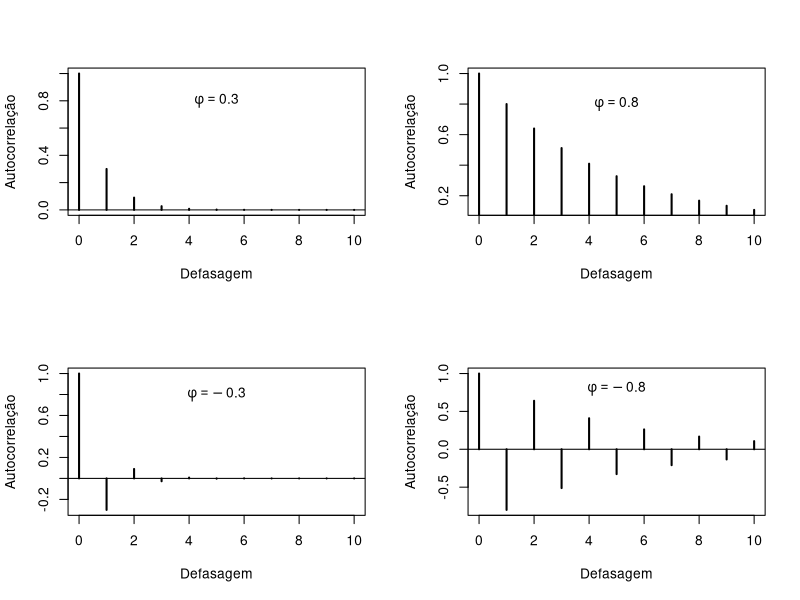

Recreate this plot in R.
## ---- chunk 1
op <- par( mfrow = c(2,2)) 
plot( 0:10, .3^(0:10), type = 'h', lwd = 2, 
      xlab = 'Defasagem' , ylab = 'Autocorrelação')
text(5,.8,expression(phi==0.3))
abline( h= 0)
plot( 0:10, .8^(0:10), type = 'h', lwd = 2, 
      xlab = 'Defasagem' , ylab = 'Autocorrelação')
text(5,.8,expression(phi==0.8))
abline( h= 0)
plot( 0:10, (-.3)^(0:10), type = 'h', lwd = 2, 
      xlab = 'Defasagem' , ylab = 'Autocorrelação')
text(5,.8,expression(phi==-0.3))
abline( h= 0)
plot( 0:10, (-.8)^(0:10), type = 'h', lwd = 2, 
      xlab = 'Defasagem' , ylab = 'Autocorrelação')
text(5,.8,expression(phi==-0.8))
abline( h= 0)

